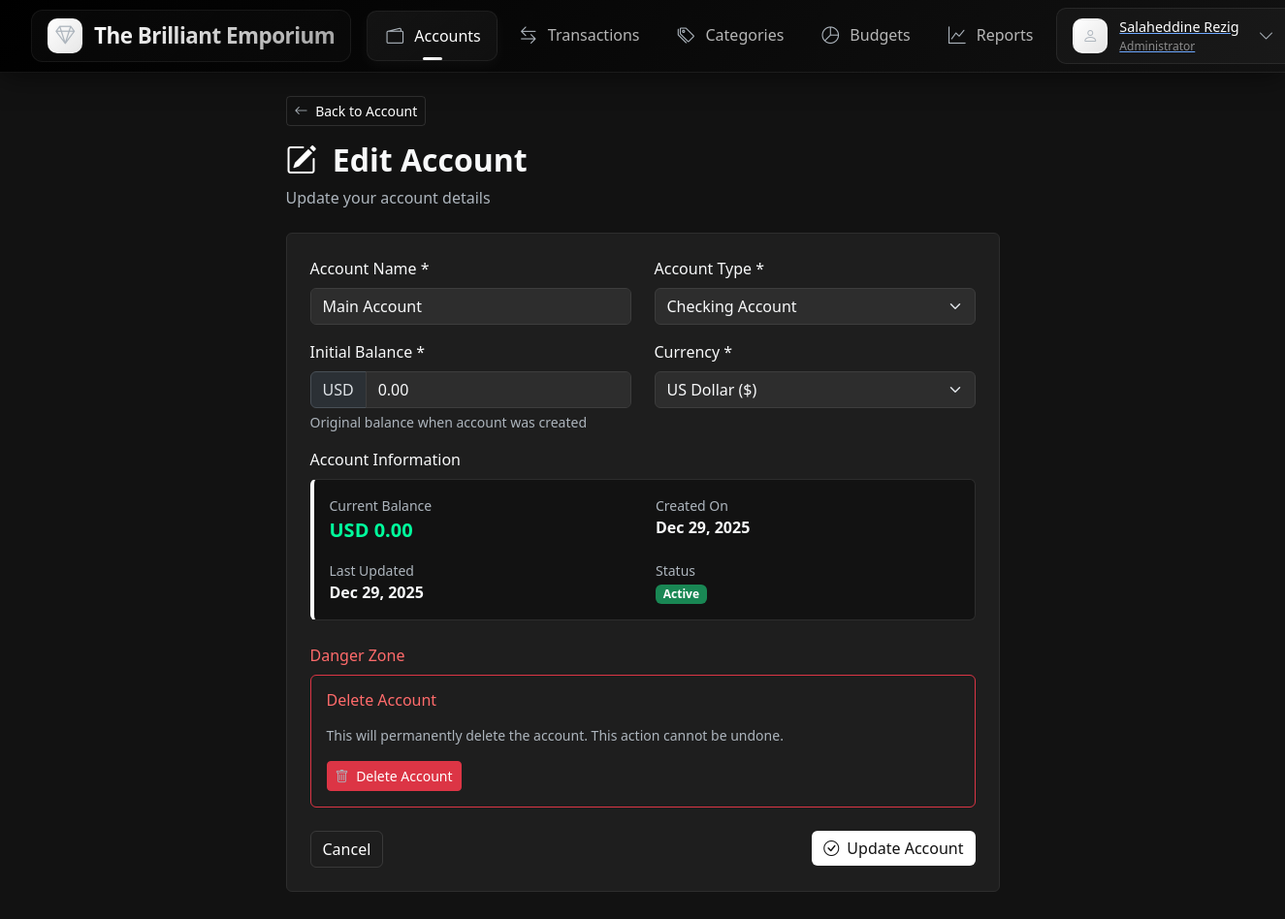
The page /accounts/1/edit (signed in) on the database as committed earlier.
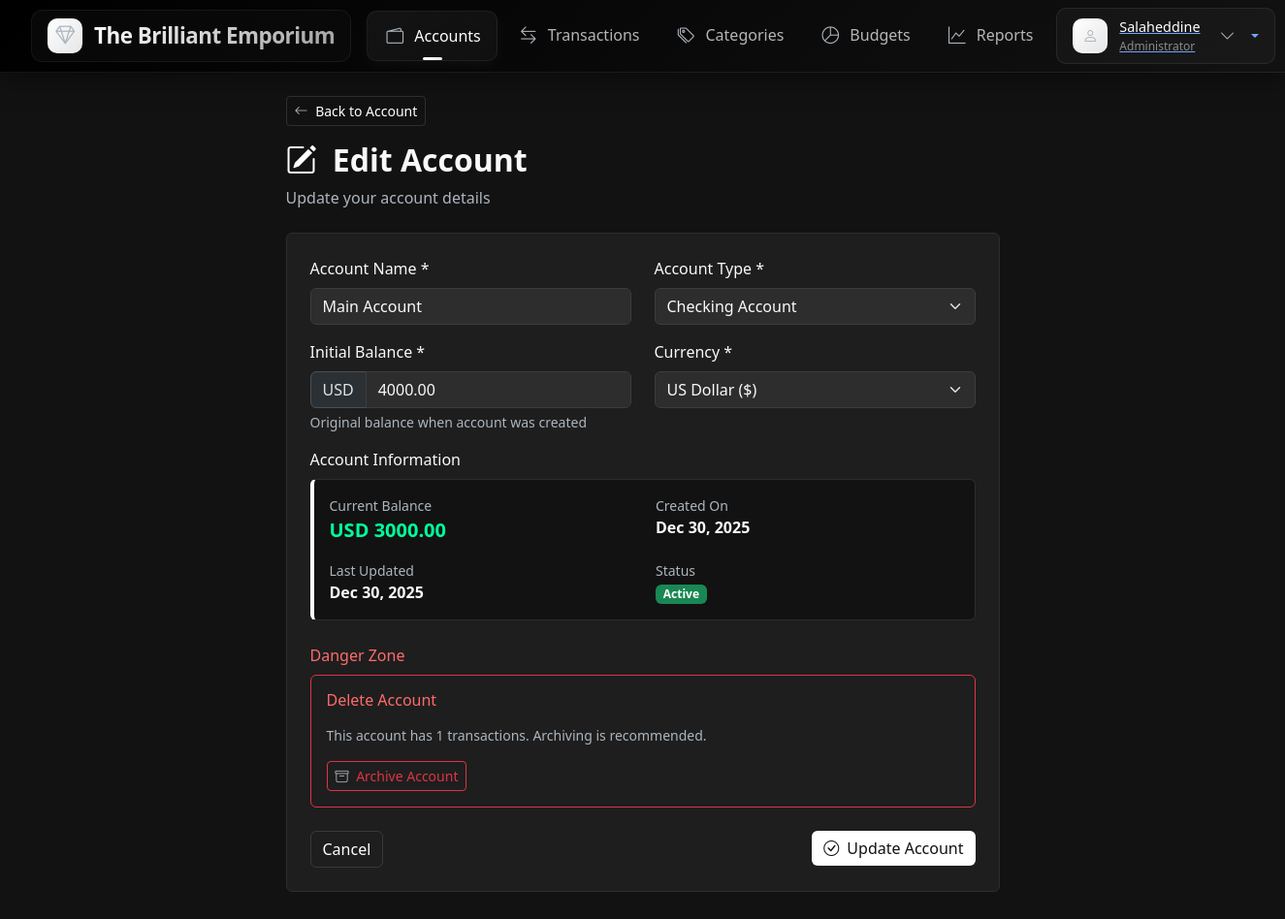
The same page on the database as committed later.
### models.py (models this page shows, shortened)
class User(db.Model, UserMixin):
    __tablename__ = 'users'
    id = db.Column(db.Integer, primary_key=True)
    email = db.Column(db.String(120), unique=True, nullable=False, index=True)
    name = db.Column(db.String(100), nullable=False)
    hashed_password = db.Column(db.String(256), nullable=False)
    created_at = db.Column(db.DateTime, default=datetime.utcnow, nullable=False)
    last_login = db.Column(db.DateTime, nullable=True)
    accounts = relationship("Account", back_populates="user", cascade="all, delete-orphan")
    categories = relationship("Category", back_populates="user", cascade="all, delete-orphan")
    transactions = relationship("Transaction", back_populates="user", cascade="all, delete-orphan")
    budgets = relationship("Budget", back_populates="user", cascade="all, delete-orphan")

class Account(db.Model):
    __tablename__ = 'accounts'
    id = db.Column(db.Integer, primary_key=True)
    name = db.Column(db.String(100), nullable=False)
    type = db.Column(db.Enum(AccountType), nullable=False)
    initial_balance = db.Column(db.Numeric(12, 2), default=0.00)  # Initial balance when created
    current_balance = db.Column(db.Numeric(12, 2), default=0.00, nullable=False)
    currency = db.Column(db.String(3), default='USD')  # ISO currency code
    is_active = db.Column(db.Boolean, default=True)
    created_at = db.Column(db.DateTime, default=datetime.utcnow, nullable=False)
    updated_at = db.Column(db.DateTime, default=datetime.utcnow, onupdate=datetime.utcnow)
    user_id = db.Column(db.Integer, ForeignKey('users.id', ondelete='CASCADE'), nullable=False)
    user = relationship("User", back_populates="accounts")
    transactions = relationship("Transaction", back_populates="account", cascade="all, delete-orphan")
    __table_args__ = (
        db.Index('idx_account_user', 'user_id'),
        db.Index('idx_account_user_active', 'user_id', 'is_active'),
    )

### routes/accounts.py (the view, shortened to what this page needs)
@accounts_bp.route('/<int:account_id>/edit', methods=['GET', 'POST'])
@login_required
def edit(account_id):
    account = Account.query.filter_by(
        id=account_id,
        user_id=current_user.id
    ).first_or_404()
    form = AccountForm(obj=account)
    return render_template('accounts/edit.html', form=form, account=account)

### routes/auth.py (called while the page is built)
@login_manager.user_loader
def load_user(user_id):
    return User.query.get(int(user_id))

### templates/accounts/edit.html (shortened to what the changed rows need)
{% extends "accounts/layout.html" %}
{% block main %}
<div class="container py-4">
    <div class="row justify-content-center">
        <div class="col-lg-8">
            <div class="mb-4">
                <h1 class="h2 fw-bold">
                    <i class="bi bi-pencil-square text-accent me-2"></i>
                    Edit Account
                </h1>
            </div>
            <div class="card">
                <div class="card-body p-4">
                    <form method="POST" action="{{ url_for('accounts.edit', account_id=account.id) }}">
                        <div class="row">
                            <div class="col-md-6 mb-3">
                                <label class="form-label">Account Name *</label>
                                {{ form.name(class="form-control", placeholder="e.g., Chase Checking, PayPal") }}
                            </div>
                            <div class="col-md-6 mb-3">
                                <label class="form-label">Account Type *</label>
                                {{ form.type(class="form-select") }}
                            </div>
                        </div>
                        <div class="row">
                            <div class="col-md-6 mb-3">
                                <div class="input-group">
                                    <span class="input-group-text">{{ account.currency }}</span>
                                    {{ form.initial_balance(class="form-control", placeholder="0.00") }}
                                </div>
                            </div>
                            <div class="col-md-6 mb-3">
                                <label class="form-label">Currency *</label>
                                {{ form.currency(class="form-select") }}
                            </div>
                        </div>
                        <div class="mb-4">
                            <div class="card bg-dark-gray account-info-card">
                                <div class="card-body">
                                    <div class="row">
                                        <div class="col-md-6 mb-3">
                                            <small class="text-gray d-block">Current Balance</small>
                                            <strong class="fs-5 {{ 'text-success' if account.current_balance >= 0 else 'text-danger' }}">
                                                {{ account.currency }} {{ "%.2f"|format(account.current_balance) }}
                                            </strong>
                                        </div>
                                        <div class="col-md-6 mb-3">
                                            <small class="text-gray d-block">Created On</small>
                                            <strong>{{ account.created_at.strftime('%b %d, %Y') }}</strong>
                                        </div>
                                        <div class="col-md-6">
                                            <small class="text-gray d-block">Last Updated</small>
                                            <strong>{{ account.updated_at.strftime('%b %d, %Y') }}</strong>
                                        </div>
                                        <div class="col-md-6">
                                            <small class="text-gray d-block">Status</small>
                                            <span class="badge {{ 'bg-success' if account.is_active else 'bg-secondary' }}">
                                                {{ 'Active' if account.is_active else 'Archived' }}
                                            </span>
                                        </div>
                                    </div>
                                </div>
                            </div>
                        </div>
                        <div class="mb-4">
                            <div class="card border-danger">
                                <div class="card-body">
                                    <h6 class="text-danger mb-3">Delete Account</h6>
                                    <p class="small text-gray mb-3">
                                        {% if account.transactions|length > 0 %}
                                            This account has {{ account.transactions|length }} transactions. Archiving is recommended.
                                        {% else %}
                                            This will permanently delete the account. This action cannot be undone.
                                        {% endif %}
                                    </p>
                                    {% if account.transactions|length > 0 %}
                                        <button type="submit" class="btn btn-outline-danger btn-sm" form="archiveForm" onclick="return confirm('Archive this account?')">
                                            <i class="bi bi-archive me-1"></i> Archive Account
                                        </button>
                                    {% else %}
                                        <button type="button" class="btn btn-danger btn-sm" data-bs-toggle="modal" data-bs-target="#deleteModal">
                                            <i class="bi bi-trash me-1"></i> Delete Account
                                        </button>
                                    {% endif %}
                                </div>
                            </div>
                        </div>
                    </form>
                </div>
            </div>
        </div>
    </div>
</div>
{% endblock %}

### templates/accounts/layout.html (shortened to what this page needs)
<!DOCTYPE html>
<html lang="en" data-bs-theme="dark">
<head>
    <link href="{{ url_for('static', filename='css/style.css') }}" rel="stylesheet">
    <link href="https://cdn.jsdelivr.net/npm/bootstrap@5.3.3/dist/css/bootstrap.min.css" rel="stylesheet">
    <link href="https://cdnjs.cloudflare.com/ajax/libs/bootstrap-icons/1.8.1/font/bootstrap-icons.min.css" rel="stylesheet">
</head>
<body>
    <nav class="navbar navbar-expand-lg">
        <div class="navbar-container container-fluid">
            <a class="navbar-brand" href="{{ url_for('index') }}">
                <span class="brand-icon">
                    <i class="bi bi-gem"></i>
                </span>
                <span class="brand-text">The Brilliant Emporium</span>
            </a>
            <div class="collapse navbar-collapse" id="mainNavbar">
                <ul class="navbar-nav mx-auto">
                    <li class="nav-item">
                        <a class="nav-link" href="{{ url_for('accounts.index') }}">
                            <span class="nav-icon">
                                <i class="bi bi-wallet2"></i>
                            </span>
                            <span>Accounts</span>
                        </a>
                    </li>
                    <li class="nav-item">
                        <a class="nav-link" href="{{ url_for('transactions.index') }}">
                            <span class="nav-icon">
                                <i class="bi bi-arrow-left-right"></i>
                            </span>
                            <span>Transactions</span>
                        </a>
                    </li>
                    <li class="nav-item">
                        <a class="nav-link" href="{{ url_for('categories.index') }}">
                            <span class="nav-icon">
                                <i class="bi bi-tags"></i>
                            </span>
                            <span>Categories</span>
                        </a>
                    </li>
                    <li class="nav-item">
                        <a class="nav-link" href="{{ url_for('budgets.index') }}">
                            <span class="nav-icon">
                                <i class="bi bi-pie-chart"></i>
                            </span>
                            <span>Budgets</span>
                        </a>
                    </li>
                    <li class="nav-item">
                        <a class="nav-link" href="{{ url_for('reports.index') }}">
                            <span class="nav-icon">
                                <i class="bi bi-graph-up"></i>
                            </span>
                            <span>Reports</span>
                        </a>
                    </li>
                </ul>
                <div class="user-dropdown nav-item dropdown">
                    <a class="dropdown-toggle" href="#" id="userDropdown" role="button"
                       data-bs-toggle="dropdown" aria-expanded="false">
                        <div class="user-avatar">
                            <i class="bi bi-person"></i>
                        </div>
                        <div class="d-flex flex-column text-start">
                            <span class="user-name">{{ current_user.name }}</span>
                            <span class="user-role">Administrator</span>
                        </div>
                        <i class="bi bi-chevron-down ms-2"></i>
                    </a>
                </div>
            </div>
        </div>
    </nav>
    <main class="pb-5">
        {% block main %}{% endblock %}
    </main>
</body>
</html>

Rows that differ between the two databases and show on the page:
changed User: name "Salaheddine Rezig" → "Salaheddine"
changed Account "USD": initial_balance "0.00" → "4000.00"; current_balance "0.00" → "3000.00"; created_at "Dec 29, 2025" → "Dec 30, 2025"; updated_at "Dec 29, 2025" → "Dec 30, 2025"
Other text that changed with them:
{{ account.transactions|length }}: (not shown) → "1"
text no longer shown: "This will permanently delete the account. This action cannot be undone. Delete Account"
text now shown: "This account has transactions. Archiving is recommended. Archive Account"
